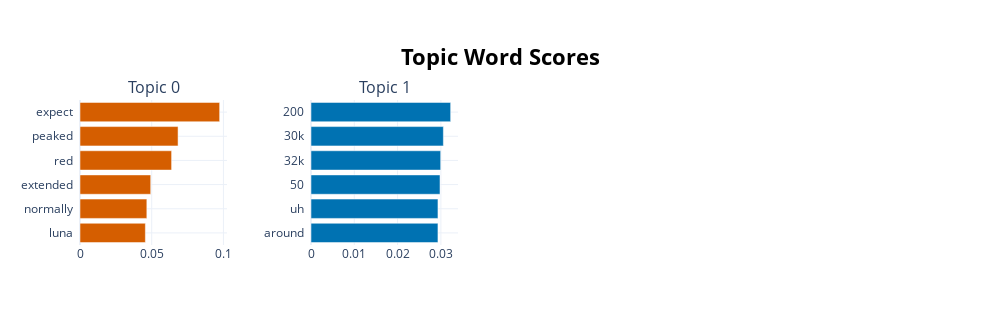

The notebook cell saved with this chart:
### Code cell
model.visualize_barchart(n_words=6)

### Figure 1 — Plotly figure (JSON) as saved in the notebook; plotly's stock layout.template omitted (floating-point values rounded to 4 significant figures)
{"data": [{"marker": {"color": "#D55E00"}, "orientation": "h", "x": [0.04558, 0.04661, 0.0493, 0.06387, 0.06837, 0.09737], "y": ["luna  ", "normally  ", "extended  ", "red  ", "peaked  ", "expect  "], "type": "bar", "xaxis": "x", "yaxis": "y"}, {"marker": {"color": "#0072B2"}, "orientation": "h", "x": [0.02932, 0.02933, 0.0298, 0.02995, 0.03058, 0.03226], "y": ["around  ", "uh  ", "50  ", "32k  ", "30k  ", "200  "], "type": "bar", "xaxis": "x2", "yaxis": "y2"}], "layout": {"xaxis": {"anchor": "y", "domain": [0.0, 0.175], "showgrid": true}, "yaxis": {"anchor": "x", "domain": [0.0, 1.0], "showgrid": true}, "xaxis2": {"anchor": "y2", "domain": [0.275, 0.45], "showgrid": true}, "yaxis2": {"anchor": "x2", "domain": [0.0, 1.0], "showgrid": true}, "xaxis3": {"anchor": "y3", "domain": [0.55, 0.725], "showgrid": true}, "yaxis3": {"anchor": "x3", "domain": [0.0, 1.0], "showgrid": true}, "xaxis4": {"anchor": "y4", "domain": [0.825, 1.0], "showgrid": true}, "yaxis4": {"anchor": "x4", "domain": [0.0, 1.0], "showgrid": true}, "annotations": [{"font": {"size": 16}, "showarrow": false, "text": "Topic 0", "x": 0.0875, "xanchor": "center", "xref": "paper", "y": 1.0, "yanchor": "bottom", "yref": "paper"}, {"font": {"size": 16}, "showarrow": false, "text": "Topic 1", "x": 0.3625, "xanchor": "center", "xref": "paper", "y": 1.0, "yanchor": "bottom", "yref": "paper"}], "title": {"font": {"size": 22, "color": "Black"}, "text": "<b>Topic Word Scores", "x": 0.5, "xanchor": "center", "yanchor": "top"}, "hoverlabel": {"font": {"size": 16, "family": "Rockwell"}, "bgcolor": "white"}, "showlegend": false, "width": 1000, "height": 325.0}}
